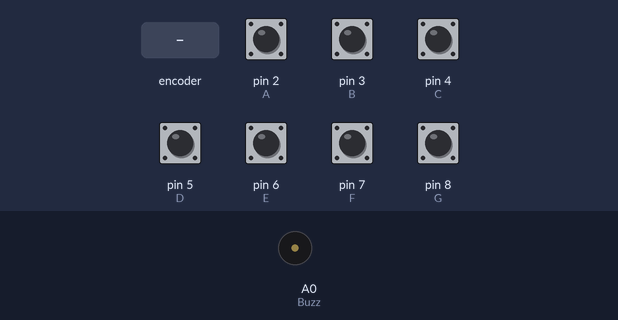
The sketch below on a simulated Arduino Uno, built with avr-gcc and run on an emulated ATmega328P. On the bench: buzzer (waves = sounding). The test bench sets the inputs (shaded band); at power-on: pin 2 (A), pin 3 (B), pin 4 (C), pin 5 (D), pin 6 (E), pin 7 (F), pin 8 (G) HIGH.

Above: at 1.2 s.
1.3 s: rotary encoder on pin 2 (A) / pin 3 (B) turned 3 steps (first pin leading)
At 1.51 s:
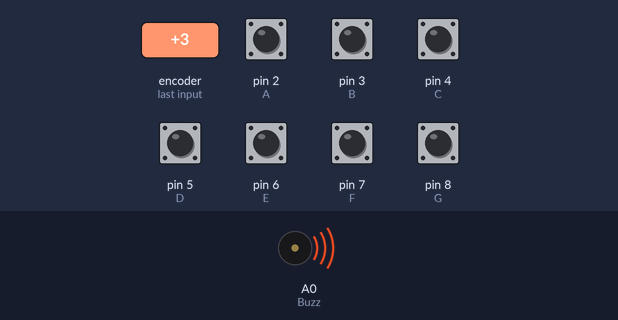
Timing chart, 0 to 4.3 s (numbered marks = the images above; inputs shaded):
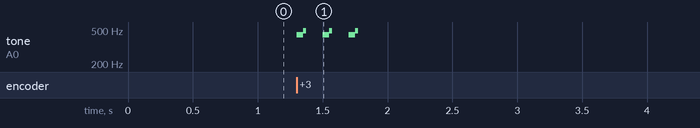

Measured:
- after the input at 1.3 s, tone on A0 (Buzz): silent → 440 Hz at once, then repeats every 0.20 s: 493 Hz 0.03 s, silent 0.12 s, 440 Hz 0.05 s, until it stays silent from 1.8 s

The sketch:

piano_arduino.ino
```cpp
//Arduino Piano
/*

Visit the Channel for more interesting projects

https://www.youtube.com/channel/UCks-9JSnVb22dlqtMgPjrlg

*/
#define T_A 440
#define T_B 493
#define T_C 262
#define T_D 294
#define T_E 330
#define T_F 349
#define T_G 392

const int A = 2;
const int B = 3;
const int C = 4;
const int D = 5;
const int E = 6;
const int F = 7;
const int G = 8;
const int H = 9;


const int Buzz = A0;


void
  setup()
{
  pinMode(A, INPUT);
  digitalWrite(A,HIGH);


  pinMode(B, INPUT);
  digitalWrite(B,HIGH);

  pinMode(C, INPUT);
  digitalWrite(C,HIGH);

  pinMode(D, INPUT);
  digitalWrite(D,HIGH);


  pinMode(E, INPUT);
  digitalWrite(E,HIGH);

  pinMode(F, INPUT);
  digitalWrite(F,HIGH);

  pinMode(G, INPUT);
  digitalWrite(G,HIGH);


}

void loop()
{
  while(digitalRead(A)
  == LOW)
  {
    tone(Buzz,T_A);

  }


  while(digitalRead(B) == LOW)
  {
    tone(Buzz,T_B);


  }

  while(digitalRead(C) == LOW)
  {
    tone(Buzz,T_C);


  }

  while(digitalRead(D) == LOW)
  {
    tone(Buzz,T_D);


  }

  while(digitalRead(E) == LOW)
  {
    tone(Buzz,T_E);


  }

  while(digitalRead(F) == LOW)
  {
    tone(Buzz,T_F);


  }

  while(digitalRead(G) == LOW)
  {
    tone(Buzz,T_G);


  }

  noTone(Buzz);


}
```
